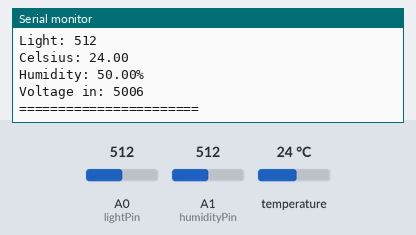
Bench run of a sketch on a simulated Arduino Uno, built with avr-gcc and run on an emulated ATmega328P. Shown: the last lines printed to the serial monitor. Wiring (inferred from the names in the program): TMP102 temperature sensor at I2C address 0x48. Inputs (shaded band) come from the test bench; at power-on: temperature 24 °C, A0 (lightPin) = 512, A1 (humidityPin) = 512.

Above: at 2.8 s.
2.9 s: temperature set to 12 °C
5.6 s: A0 (lightPin) set to 716
8.3 s: A1 (humidityPin) set to 716
At 10.8 s:
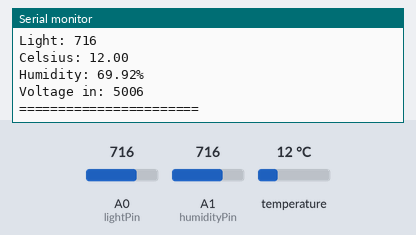
11.0 s: temperature set to 19 °C
13.7 s: A0 (lightPin) set to 900
16.4 s: A1 (humidityPin) set to 900
At 18.8 s:
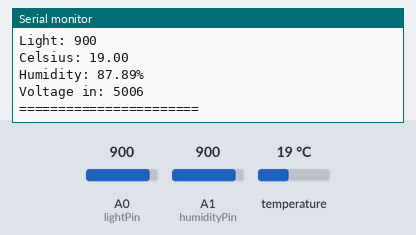
Timing chart, 0 to 20.1 s (numbered marks = the images above; inputs shaded):
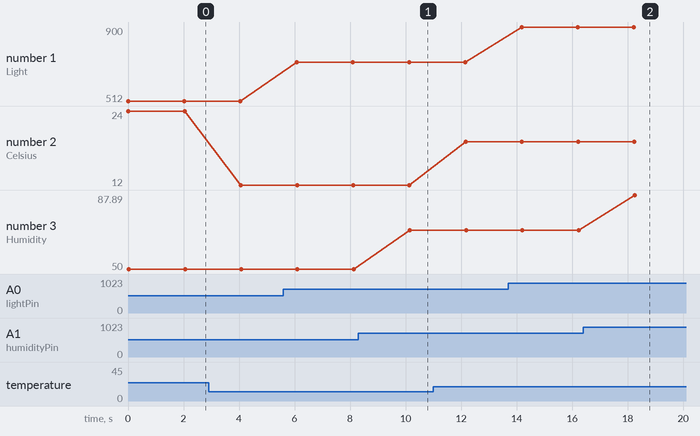

The sketch:

bfh_sensors.ino
```cpp
//source:
// humidity code from: http://itp.nyu.edu/physcomp/sensors/Reports/HIH-4030
// temp code from: http://bildr.org/2011/01/tmp102-arduino/
// hidden voltage code from: http://code.google.com/p/tinkerit/wiki/SecretVoltmeter


//Code

//temp
#include <Wire.h>
int tmp102Address = 0x48;

//light
int lightPin = 0;
int sensorValue = 0;

//humidity
int humidityPin = 1;
int humidityReading = 0;

//hiddenvoltage
long readVcc() {
  long result;
  // Read 1.1V reference against AVcc
  ADMUX = _BV(REFS0) | _BV(MUX3) | _BV(MUX2) | _BV(MUX1);
  delay(2); // Wait for Vref to settle
  ADCSRA |= _BV(ADSC); // Convert
  while (bit_is_set(ADCSRA,ADSC));
  result = ADCL;
  result |= ADCH<<8;
  result = 1126400L / result; // Back-calculate AVcc in mV
  return result;
}

void setup() {
  pinMode(lightPin, INPUT);
  Wire.begin();
  Serial.begin(9600);
}

void loop() {

  //light
  sensorValue = analogRead(lightPin);
  Serial.print("Light: ");
  Serial.println(sensorValue, DEC);

  //temp
  float celsius = getTemperature();
  Serial.print("Celsius: ");
  Serial.println(celsius);

//  float fahrenheit = (1.8 * celsius) + 32;
//  Serial.print("Fahrenheit: ");
//  Serial.println(fahrenheit);

  //humidity
  humidityReading = analogRead(humidityPin);
  float humidityVoltage = humidityReading * 5;
  humidityVoltage /= 1024.0;
  // convert to percentage
  float humidityPercentage = humidityVoltage * 100;
  humidityPercentage /= 5;
  Serial.print("Humidity: ");
  Serial.print(humidityPercentage);
  Serial.println("%");

  //hiddenvoltage
  Serial.print("Voltage in: ");
  Serial.println(readVcc(), DEC );

  Serial.println("=======================");

  delay(2000);
}

float getTemperature(){
  Wire.requestFrom(tmp102Address,2);

  byte MSB = Wire.read();
  byte LSB = Wire.read();

  int TemperatureSum = ((MSB << 8) | LSB) >> 4;

  float celsius = TemperatureSum*0.0625;
  return celsius;
}
```

Measured:
- after the input at 8.3 s, the serial monitor: prints a new line after 1.9 s (image 1)
- after the input at 16.4 s, the serial monitor: prints a new line after 1.9 s (image 2)
- plotted number 1: 512 → 716 after the input at 5.6 s, 716 → 900 after the input at 13.7 s
- plotted number 2: 24 → 12 after the input at 2.9 s, 12 → 19 after the input at 11.0 s
- plotted number 3: 50 → 69.92 after the input at 8.3 s, 69.92 → 87.89 after the input at 16.4 s
